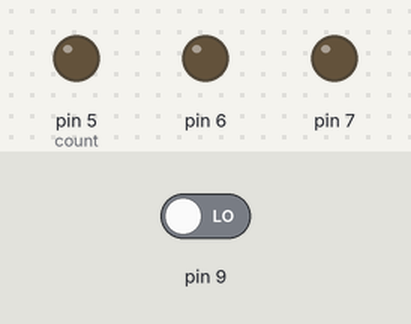
The sketch below on a simulated Arduino Uno, built with avr-gcc and run on an emulated ATmega328P. On the bench: output pins drawn as LEDs (lit = HIGH). Inputs (shaded band) come from the test bench; at power-on: pin 9 LOW.

Above: at 2.8 s.
2.9 s: pin 9 driven HIGH
At 4.3 s:
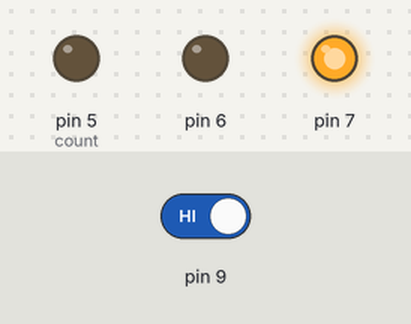
At 6.8 s:
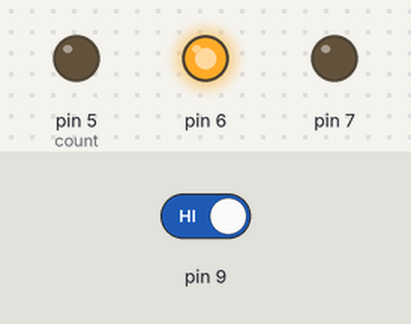
7.0 s: pin 9 driven LOW
At 8.1 s:
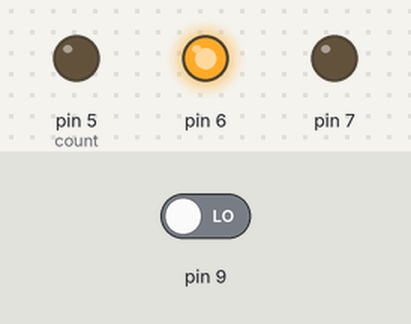
Timing chart, 0 to 10.0 s (numbered marks = the images above; inputs shaded):
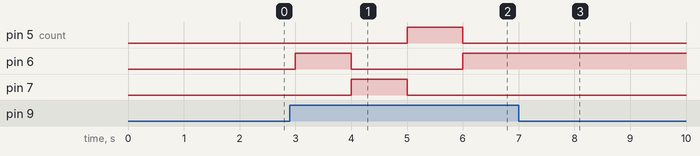

The sketch:

HelloWorld.ino
```cpp
// Matthew Lytle
int count = 5;
void setup() {
  pinMode(6, OUTPUT);
  pinMode(5, OUTPUT);
  pinMode(7, OUTPUT);
  pinMode(9, INPUT);
  Serial.begin(9600);
  digitalWrite(6, LOW);
  digitalWrite(5, LOW);
  digitalWrite(7, LOW);
}

void loop() {
  int button = digitalRead(9);
  if(button == HIGH){
      digitalWrite(count, LOW);
      count++;
      if(count == 8){count = 5;}
      digitalWrite(count, HIGH);
  }
   delay(1000);
}
//Stanley Galloway was here
//Jonathan Yang was also here
```

Measured:
- after the input at 2.9 s, pin 5 (count): LOW → HIGH after 2.1 s, → LOW 1.0 s later; pin 6: LOW → HIGH after 0.10 s, → LOW 1.0 s later, → HIGH 2.0 s later; pin 7: LOW → HIGH after 1.1 s, → LOW 1.0 s later
- after the input at 7.0 s, pin 5 (count), pin 7: stops changing and stays LOW; pin 6: stops changing and stays HIGH
